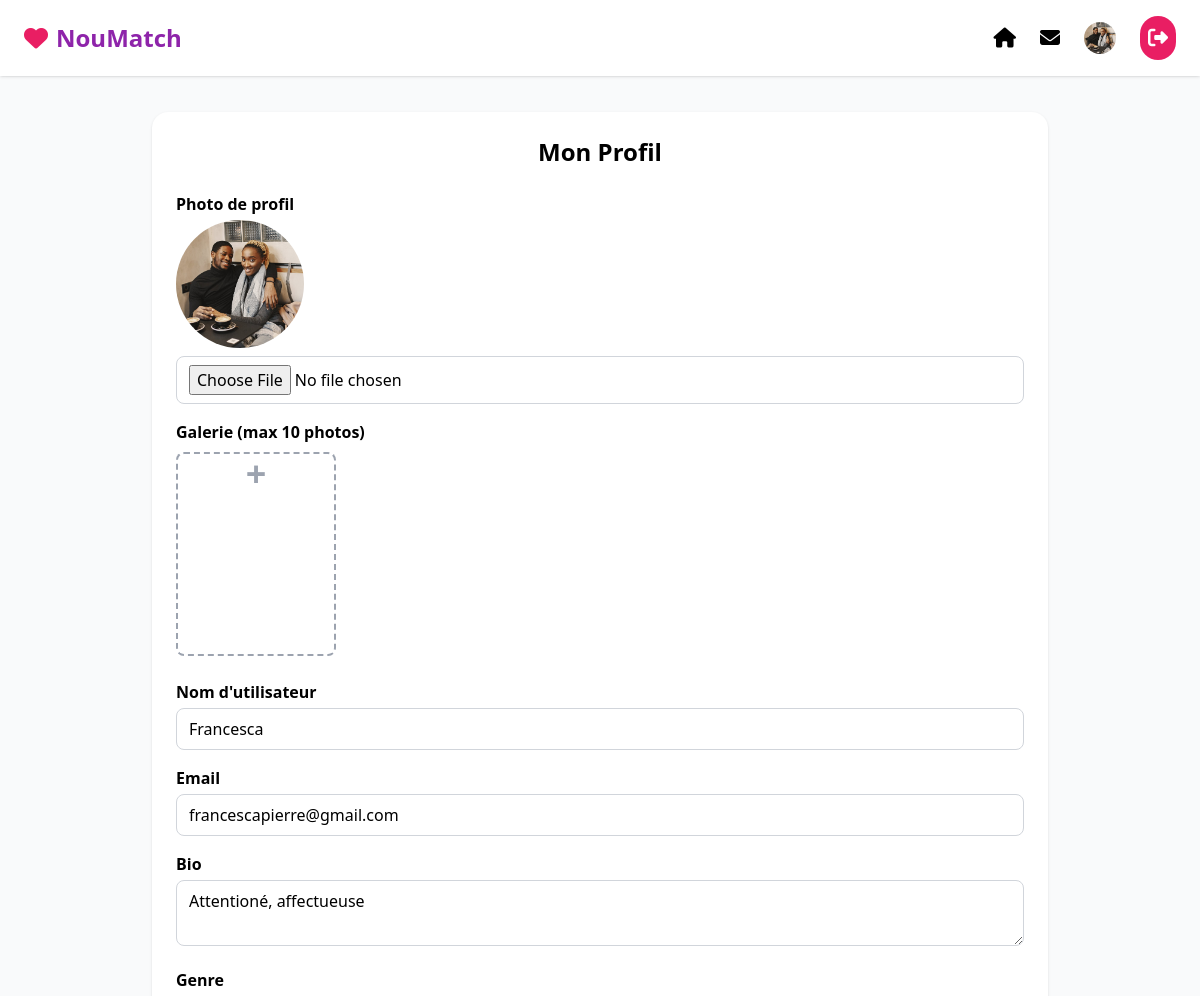
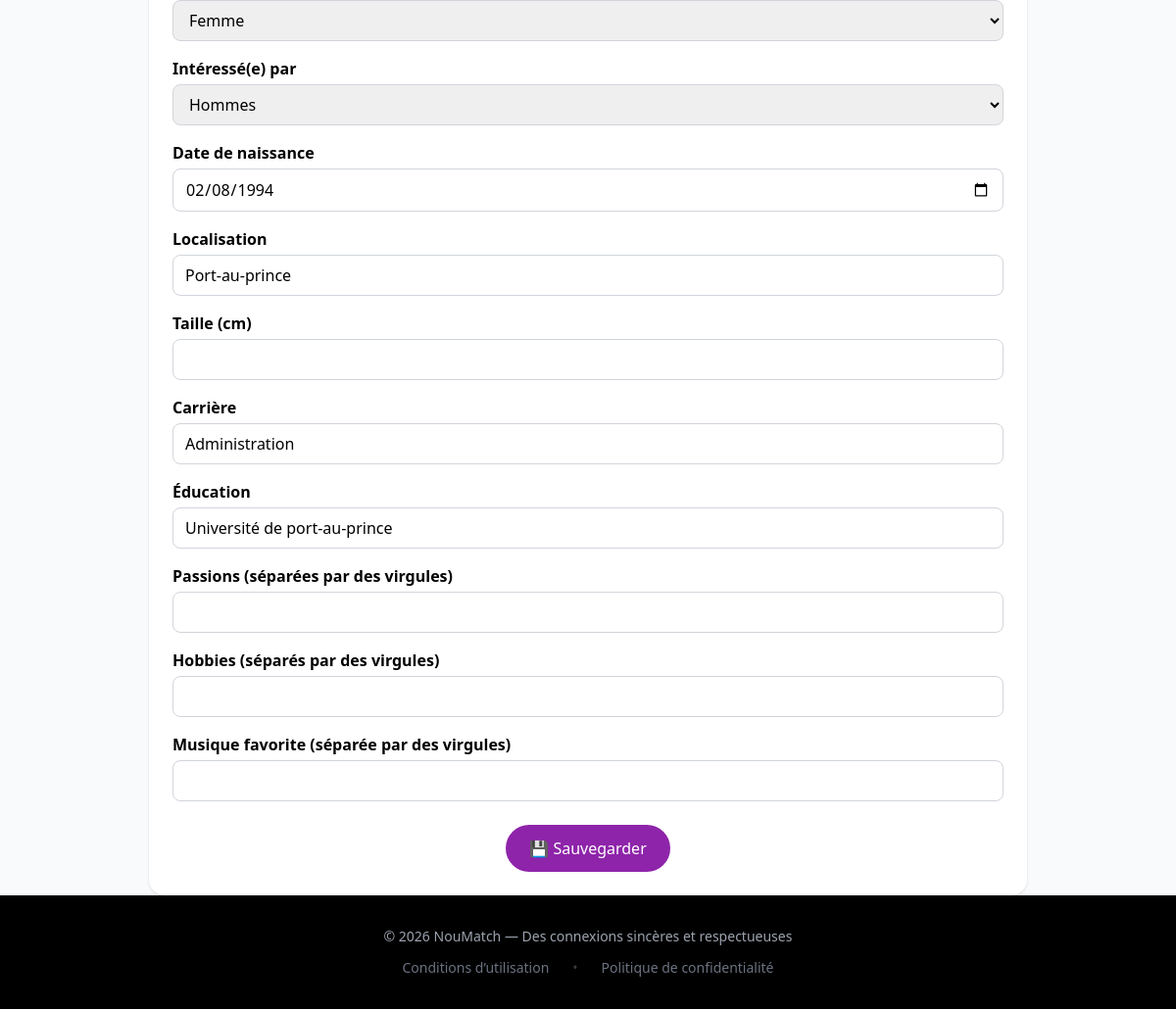
Page /nmdashboard/my_profiel/ (signed in) on the committed database (2 pictures, top to bottom).
### users/models.py (models this page shows, shortened)
class User(AbstractBaseUser, PermissionsMixin):
    email = models.EmailField(unique=True)
    username = models.CharField(max_length=30, unique=True)
    bio = models.TextField(blank=True)
    birth_date = models.DateField(null=True, blank=True)
    GENDER_CHOICES = [
        ("male", "Male"),
        ("female", "Female"),
        ("other", "Other"),
    ]
    gender = models.CharField(max_length=10, choices=GENDER_CHOICES, blank=True)
    INTEREST_CHOICES = [
        ("male", "Male"),
        ("female", "Female"),
        ("everyone", "Everyone"),
    ]
    interested_in = models.CharField(max_length=10, choices=INTEREST_CHOICES, blank=True)
    location = models.CharField(max_length=100, blank=True)
    profile_photo = models.ImageField(upload_to="profiles/", blank=True, null=True)
    is_verified = models.BooleanField(default=False)
    height = models.PositiveIntegerField(null=True, blank=True)  # in cm
    passions = models.TextField(blank=True)  # comma separated passions
    career = models.CharField(max_length=100, blank=True)
    education = models.CharField(max_length=100, blank=True)
    hobbies = models.TextField(blank=True)
    favorite_music = models.TextField(blank=True)
    is_active = models.BooleanField(default=True)
    is_staff = models.BooleanField(default=False)
    date_joined = models.DateTimeField(default=timezone.now)
    objects = UserManager()
    USERNAME_FIELD = "email"
    REQUIRED_FIELDS = ["username"]

### nmdashboard/views.py (the view, shortened to what this page needs)
# urls.py: path('my_profiel/', views.my_profile, name='my_profile'),
@login_required
def my_profile(request):
    user = request.user
    pictures = user.pictures.all()
    return render(request, "nmdashboard/my_profile.html", {"user": user, "pictures": pictures})

### nmdashboard/templates/nmdashboard/my_profile.html (shortened to what this page needs)
{% extends 'nmdashboard/base.html' %}
{% load static %}
{% block content %}
<main class="flex-1 pt-28 px-4">
  <div class="max-w-4xl mx-auto bg-white rounded-2xl shadow p-6">
    <h2 class="text-2xl font-bold text-center mb-6">Mon Profil</h2>
    <form method="POST" enctype="multipart/form-data">
      <div class="mb-4">
        <label class="block font-semibold mb-1">Photo de profil</label>
        {% if user.profile_photo %}
          <img src="{{ user.profile_photo.url }}" class="w-32 h-32 rounded-full object-cover mb-2">
        {% endif %}
        <input type="file" name="profile_photo" class="w-full border border-gray-300 rounded-lg px-3 py-2">
      </div>
      <div class="mb-6">
        <label class="block font-semibold mb-2">Galerie (max 10 photos)</label>
        <div class="grid grid-cols-5 gap-3">
          {% if pictures|length < 10 %}
            <label class="w-full pb-full relative border-2 border-dashed border-gray-400 rounded-lg flex items-center justify-center cursor-pointer hover:border-gray-600">
              <span class="text-4xl text-gray-400 font-bold">+</span>
            </label>
          {% endif %}
        </div>
      </div>
      <div class="mb-4">
        <label class="block font-semibold mb-1">Nom d'utilisateur</label>
        <input type="text" name="username" value="{{ user.username }}" class="w-full border border-gray-300 rounded-lg px-3 py-2">
      </div>
      <div class="mb-4">
        <label class="block font-semibold mb-1">Email</label>
        <input type="email" name="email" value="{{ user.email }}" class="w-full border border-gray-300 rounded-lg px-3 py-2">
      </div>
      <div class="mb-4">
        <label class="block font-semibold mb-1">Bio</label>
        <textarea name="bio" class="w-full border border-gray-300 rounded-lg px-3 py-2">{{ user.bio }}</textarea>
      </div>
      <div class="mb-4">
        <label class="block font-semibold mb-1">Genre</label>
        <select name="gender" class="w-full border border-gray-300 rounded-lg px-3 py-2">
          <option value="female" {% if user.gender == "female" %}selected{% endif %}>Femme</option>
        </select>
      </div>
      <div class="mb-4">
        <label class="block font-semibold mb-1">Intéressé(e) par</label>
        <select name="interested_in" class="w-full border border-gray-300 rounded-lg px-3 py-2">
          <option value="male" {% if user.interested_in == "male" %}selected{% endif %}>Hommes</option>
        </select>
      </div>
      <div class="mb-4">
        <label class="block font-semibold mb-1">Date de naissance</label>
        <input type="date" name="birth_date"
               value="{{ user.birth_date|date:'Y-m-d' }}"
               class="w-full border border-gray-300 rounded-lg px-3 py-2">
      </div>
      <div class="mb-4">
        <label class="block font-semibold mb-1">Localisation</label>
        <input type="text" name="location" value="{{ user.location }}" class="w-full border border-gray-300 rounded-lg px-3 py-2">
      </div>
      <div class="mb-4">
        <label class="block font-semibold mb-1">Taille (cm)</label>
        <input type="number" name="height" value="{{ user.height }}" class="w-full border border-gray-300 rounded-lg px-3 py-2">
      </div>
      <div class="mb-4">
        <label class="block font-semibold mb-1">Carrière</label>
        <input type="text" name="career" value="{{ user.career }}" class="w-full border border-gray-300 rounded-lg px-3 py-2">
      </div>
      <div class="mb-4">
        <label class="block font-semibold mb-1">Éducation</label>
        <input type="text" name="education" value="{{ user.education }}" class="w-full border border-gray-300 rounded-lg px-3 py-2">
      </div>
      <div class="mb-4">
        <label class="block font-semibold mb-1">Passions (séparées par des virgules)</label>
        <input type="text" name="passions" value="{{ user.passions }}" class="w-full border border-gray-300 rounded-lg px-3 py-2">
      </div>
      <div class="mb-4">
        <label class="block font-semibold mb-1">Hobbies (séparés par des virgules)</label>
        <input type="text" name="hobbies" value="{{ user.hobbies }}" class="w-full border border-gray-300 rounded-lg px-3 py-2">
      </div>
      <div class="mb-4">
        <label class="block font-semibold mb-1">Musique favorite (séparée par des virgules)</label>
        <input type="text" name="favorite_music" value="{{ user.favorite_music }}" class="w-full border border-gray-300 rounded-lg px-3 py-2">
      </div>
      <div class="text-center mt-6">
        <button type="submit" class="bg-primary text-white px-6 py-3 rounded-full hover:bg-purple-700">💾 Sauvegarder</button>
      </div>
    </form>
  </div>
</main>
{% endblock content %}

### nmdashboard/templates/nmdashboard/base.html (shortened to what this page needs)
<!DOCTYPE html>
<html lang="fr">
<head>
<script src="https://cdn.tailwindcss.com"></script>
<link rel="stylesheet" href="https://cdnjs.cloudflare.com/ajax/libs/font-awesome/6.5.0/css/all.min.css">
</head>
<body class="bg-gray-50 min-h-screen flex flex-col">
<header class="fixed w-full bg-white/90 backdrop-blur shadow z-50">
  <div class="max-w-7xl mx-auto flex justify-between items-center px-6 py-4">
    <a href="{% url 'nmdashboard:dashboard' %}" class="flex items-center gap-2">
      <i class="fa-solid fa-heart text-secondary text-2xl"></i>
      <span class="text-2xl font-bold text-primary">NouMatch</span>
    </a>
    <nav class="hidden md:flex gap-6 items-center relative" id="nav-links">
      <a href="{% url 'nmdashboard:dashboard' %}"><i class="fa-solid fa-house text-xl cursor-pointer"></i></a>
      <div class="relative">
        <button type="button"><i class="fa-solid fa-envelope text-xl cursor-pointer" id="messagesBtn"></i></button>
      </div>
        <a href="{% url 'nmdashboard:my_profile' %}">
            {% if request.user.profile_photo %}
                <img
                    src="{{ request.user.profile_photo.url }}"
                    alt="My profile"
                    class="w-8 h-8 rounded-full object-cover cursor-pointer"
                >
            {% else %}
                <i class="fa-solid fa-user text-xl cursor-pointer"></i>
            {% endif %}
        </a>
      <form method="post" action="{% url 'users:logout' %}" class="inline">
        <button type="submit">
          <i class="fa-solid fa-right-from-bracket text-xl bg-secondary text-white p-2 rounded-full cursor-pointer"></i>
        </button>
      </form>
    </nav>
  </div>
</header>
{% block content %}{% endblock content %}
<footer class="bg-black text-gray-400 py-8 text-center text-sm">
  <div class="mb-3">© 2026 NouMatch — Des connexions sincères et respectueuses</div>
  <div class="flex justify-center gap-6 text-gray-500">
    <a href="{% url 'noumatch:term_of_use' %}" class="hover:text-white transition">Conditions d’utilisation</a>
    <span class="opacity-50">•</span>
    <a href="{% url 'noumatch:privacy_policy' %}" class="hover:text-white transition">Politique de confidentialité</a>
  </div>
</footer>
</body>
</html>

### nmdashboard/templates/nmdashboard/base.html (style rules this page uses)
* { scroll-behavior: smooth; }

### nmdashboard/templates/nmdashboard/my_profile.html (style rules this page uses)
.pb-full { padding-bottom: 100%; }

### rows in the picture
User: user.profile_photo (picture), profile_photo (picture), username "Francesca", email "francescapierre@gmail.com", bio "Attentioné, affectueuse", gender "Femme", interested_in "Hommes", birth_date "02/08/1994", location "Port-au-prince", career "Administration", education "Université de port-au-prince"
